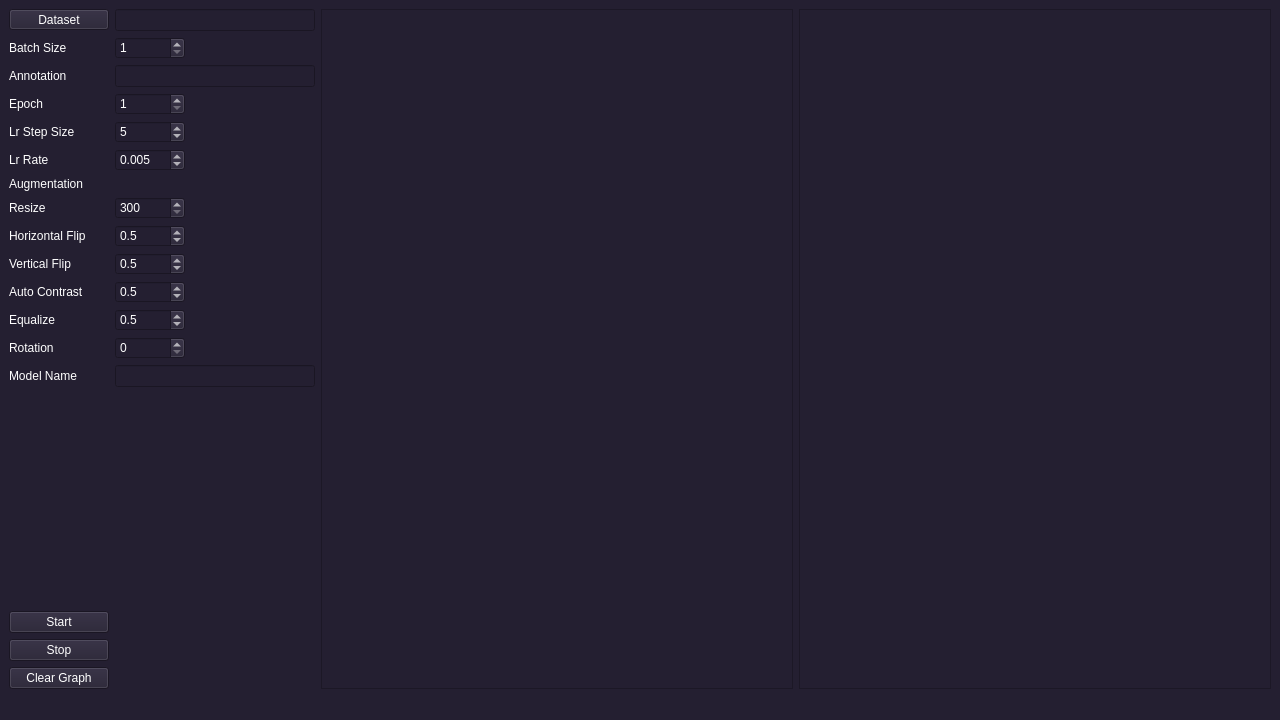
<?xml version="1.0" encoding="UTF-8"?>
<ui version="4.0">
 <class>LearningWindow</class>
 <widget class="QMainWindow" name="LearningWindow">
  <property name="geometry">
   <rect>
    <x>0</x>
    <y>0</y>
    <width>1280</width>
    <height>720</height>
   </rect>
  </property>
  <property name="minimumSize">
   <size>
    <width>1280</width>
    <height>720</height>
   </size>
  </property>
  <property name="windowTitle">
   <string>R-CNN Learning</string>
  </property>
  <property name="styleSheet">
   <string notr="true">background-color: rgb(36, 31, 49);
color: rgb(255, 255, 255);</string>
  </property>
  <widget class="QWidget" name="centralwidget">
   <layout class="QGridLayout" name="gridLayout_2">
    <item row="0" column="1">
     <widget class="QPlainTextEdit" name="pte_report">
      <property name="styleSheet">
       <string notr="true">color: rgb(143, 240, 164);</string>
      </property>
      <property name="readOnly">
       <bool>true</bool>
      </property>
     </widget>
    </item>
    <item row="0" column="0">
     <layout class="QGridLayout" name="gridLayout">
      <item row="1" column="1">
       <widget class="QSpinBox" name="sb_batch_size">
        <property name="sizePolicy">
         <sizepolicy hsizetype="Fixed" vsizetype="Fixed">
          <horstretch>0</horstretch>
          <verstretch>0</verstretch>
         </sizepolicy>
        </property>
        <property name="minimumSize">
         <size>
          <width>70</width>
          <height>0</height>
         </size>
        </property>
        <property name="accelerated">
         <bool>true</bool>
        </property>
        <property name="minimum">
         <number>1</number>
        </property>
        <property name="maximum">
         <number>10</number>
        </property>
       </widget>
      </item>
      <item row="1" column="0">
       <widget class="QLabel" name="lbl_batch_size">
        <property name="sizePolicy">
         <sizepolicy hsizetype="Fixed" vsizetype="Preferred">
          <horstretch>0</horstretch>
          <verstretch>0</verstretch>
         </sizepolicy>
        </property>
        <property name="minimumSize">
         <size>
          <width>100</width>
          <height>0</height>
         </size>
        </property>
        <property name="text">
         <string>Batch Size</string>
        </property>
       </widget>
      </item>
      <item row="11" column="1">
       <widget class="QDoubleSpinBox" name="dsb_auto_contr">
        <property name="sizePolicy">
         <sizepolicy hsizetype="Fixed" vsizetype="Fixed">
          <horstretch>0</horstretch>
          <verstretch>0</verstretch>
         </sizepolicy>
        </property>
        <property name="minimumSize">
         <size>
          <width>70</width>
          <height>0</height>
         </size>
        </property>
        <property name="decimals">
         <number>1</number>
        </property>
        <property name="minimum">
         <double>0.100000000000000</double>
        </property>
        <property name="maximum">
         <double>1.000000000000000</double>
        </property>
        <property name="singleStep">
         <double>0.100000000000000</double>
        </property>
        <property name="value">
         <double>0.500000000000000</double>
        </property>
       </widget>
      </item>
      <item row="13" column="0">
       <widget class="QLabel" name="lbl_rotation">
        <property name="text">
         <string>Rotation</string>
        </property>
       </widget>
      </item>
      <item row="3" column="1">
       <widget class="QSpinBox" name="sb_epoch">
        <property name="sizePolicy">
         <sizepolicy hsizetype="Fixed" vsizetype="Fixed">
          <horstretch>0</horstretch>
          <verstretch>0</verstretch>
         </sizepolicy>
        </property>
        <property name="minimumSize">
         <size>
          <width>70</width>
          <height>0</height>
         </size>
        </property>
        <property name="accelerated">
         <bool>true</bool>
        </property>
        <property name="minimum">
         <number>1</number>
        </property>
        <property name="maximum">
         <number>200</number>
        </property>
       </widget>
      </item>
      <item row="12" column="1">
       <widget class="QDoubleSpinBox" name="dsb_equalize">
        <property name="sizePolicy">
         <sizepolicy hsizetype="Fixed" vsizetype="Fixed">
          <horstretch>0</horstretch>
          <verstretch>0</verstretch>
         </sizepolicy>
        </property>
        <property name="minimumSize">
         <size>
          <width>70</width>
          <height>0</height>
         </size>
        </property>
        <property name="decimals">
         <number>1</number>
        </property>
        <property name="minimum">
         <double>0.100000000000000</double>
        </property>
        <property name="maximum">
         <double>1.000000000000000</double>
        </property>
        <property name="singleStep">
         <double>0.100000000000000</double>
        </property>
        <property name="value">
         <double>0.500000000000000</double>
        </property>
       </widget>
      </item>
      <item row="12" column="0">
       <widget class="QLabel" name="lbl_equalize">
        <property name="text">
         <string>Equalize</string>
        </property>
       </widget>
      </item>
      <item row="18" column="0">
       <widget class="QPushButton" name="btn_clear">
        <property name="cursor">
         <cursorShape>PointingHandCursor</cursorShape>
        </property>
        <property name="text">
         <string>Clear Graph</string>
        </property>
       </widget>
      </item>
      <item row="2" column="0">
       <widget class="QLabel" name="lbl_annotation">
        <property name="sizePolicy">
         <sizepolicy hsizetype="Fixed" vsizetype="Preferred">
          <horstretch>0</horstretch>
          <verstretch>0</verstretch>
         </sizepolicy>
        </property>
        <property name="minimumSize">
         <size>
          <width>100</width>
          <height>0</height>
         </size>
        </property>
        <property name="text">
         <string>Annotation</string>
        </property>
       </widget>
      </item>
      <item row="16" column="0">
       <widget class="QPushButton" name="btn_start">
        <property name="cursor">
         <cursorShape>PointingHandCursor</cursorShape>
        </property>
        <property name="text">
         <string>Start</string>
        </property>
       </widget>
      </item>
      <item row="4" column="0">
       <widget class="QLabel" name="lbl_lr_step_size">
        <property name="sizePolicy">
         <sizepolicy hsizetype="Fixed" vsizetype="Preferred">
          <horstretch>0</horstretch>
          <verstretch>0</verstretch>
         </sizepolicy>
        </property>
        <property name="minimumSize">
         <size>
          <width>100</width>
          <height>0</height>
         </size>
        </property>
        <property name="text">
         <string>Lr Step Size</string>
        </property>
       </widget>
      </item>
      <item row="9" column="1">
       <widget class="QDoubleSpinBox" name="dsb_hor_flip">
        <property name="sizePolicy">
         <sizepolicy hsizetype="Fixed" vsizetype="Fixed">
          <horstretch>0</horstretch>
          <verstretch>0</verstretch>
         </sizepolicy>
        </property>
        <property name="minimumSize">
         <size>
          <width>70</width>
          <height>0</height>
         </size>
        </property>
        <property name="decimals">
         <number>1</number>
        </property>
        <property name="minimum">
         <double>0.100000000000000</double>
        </property>
        <property name="maximum">
         <double>1.000000000000000</double>
        </property>
        <property name="singleStep">
         <double>0.100000000000000</double>
        </property>
        <property name="value">
         <double>0.500000000000000</double>
        </property>
       </widget>
      </item>
      <item row="8" column="0">
       <widget class="QLabel" name="lbl_resize">
        <property name="text">
         <string>Resize</string>
        </property>
       </widget>
      </item>
      <item row="10" column="1">
       <widget class="QDoubleSpinBox" name="dsb_vert_flip">
        <property name="sizePolicy">
         <sizepolicy hsizetype="Fixed" vsizetype="Fixed">
          <horstretch>0</horstretch>
          <verstretch>0</verstretch>
         </sizepolicy>
        </property>
        <property name="minimumSize">
         <size>
          <width>70</width>
          <height>0</height>
         </size>
        </property>
        <property name="decimals">
         <number>1</number>
        </property>
        <property name="minimum">
         <double>0.100000000000000</double>
        </property>
        <property name="maximum">
         <double>1.000000000000000</double>
        </property>
        <property name="singleStep">
         <double>0.100000000000000</double>
        </property>
        <property name="value">
         <double>0.500000000000000</double>
        </property>
       </widget>
      </item>
      <item row="14" column="0">
       <widget class="QLabel" name="lbl_model_name">
        <property name="sizePolicy">
         <sizepolicy hsizetype="Fixed" vsizetype="Preferred">
          <horstretch>0</horstretch>
          <verstretch>0</verstretch>
         </sizepolicy>
        </property>
        <property name="minimumSize">
         <size>
          <width>100</width>
          <height>0</height>
         </size>
        </property>
        <property name="text">
         <string>Model Name</string>
        </property>
       </widget>
      </item>
      <item row="0" column="0">
       <widget class="QToolButton" name="tbtn_dataset">
        <property name="sizePolicy">
         <sizepolicy hsizetype="Fixed" vsizetype="Fixed">
          <horstretch>0</horstretch>
          <verstretch>0</verstretch>
         </sizepolicy>
        </property>
        <property name="minimumSize">
         <size>
          <width>100</width>
          <height>0</height>
         </size>
        </property>
        <property name="cursor">
         <cursorShape>PointingHandCursor</cursorShape>
        </property>
        <property name="text">
         <string>Dataset</string>
        </property>
       </widget>
      </item>
      <item row="4" column="1">
       <widget class="QSpinBox" name="sb_lr_step_size">
        <property name="sizePolicy">
         <sizepolicy hsizetype="Fixed" vsizetype="Fixed">
          <horstretch>0</horstretch>
          <verstretch>0</verstretch>
         </sizepolicy>
        </property>
        <property name="minimumSize">
         <size>
          <width>70</width>
          <height>0</height>
         </size>
        </property>
        <property name="accelerated">
         <bool>true</bool>
        </property>
        <property name="minimum">
         <number>1</number>
        </property>
        <property name="maximum">
         <number>10</number>
        </property>
        <property name="value">
         <number>5</number>
        </property>
       </widget>
      </item>
      <item row="5" column="0">
       <widget class="QLabel" name="lbl_lr_rate">
        <property name="sizePolicy">
         <sizepolicy hsizetype="Fixed" vsizetype="Preferred">
          <horstretch>0</horstretch>
          <verstretch>0</verstretch>
         </sizepolicy>
        </property>
        <property name="minimumSize">
         <size>
          <width>100</width>
          <height>0</height>
         </size>
        </property>
        <property name="text">
         <string>Lr Rate</string>
        </property>
       </widget>
      </item>
      <item row="2" column="1">
       <widget class="QLineEdit" name="le_annotation">
        <property name="sizePolicy">
         <sizepolicy hsizetype="Preferred" vsizetype="Fixed">
          <horstretch>0</horstretch>
          <verstretch>0</verstretch>
         </sizepolicy>
        </property>
        <property name="minimumSize">
         <size>
          <width>200</width>
          <height>0</height>
         </size>
        </property>
       </widget>
      </item>
      <item row="15" column="1">
       <spacer name="verticalSpacer">
        <property name="orientation">
         <enum>Qt::Orientation::Vertical</enum>
        </property>
        <property name="sizeHint" stdset="0">
         <size>
          <width>20</width>
          <height>40</height>
         </size>
        </property>
       </spacer>
      </item>
      <item row="13" column="1">
       <widget class="QSpinBox" name="sb_rotation">
        <property name="sizePolicy">
         <sizepolicy hsizetype="Fixed" vsizetype="Fixed">
          <horstretch>0</horstretch>
          <verstretch>0</verstretch>
         </sizepolicy>
        </property>
        <property name="minimumSize">
         <size>
          <width>70</width>
          <height>0</height>
         </size>
        </property>
        <property name="minimum">
         <number>0</number>
        </property>
        <property name="maximum">
         <number>180</number>
        </property>
       </widget>
      </item>
      <item row="10" column="0">
       <widget class="QLabel" name="lbl_vert_flip">
        <property name="text">
         <string>Vertical Flip</string>
        </property>
       </widget>
      </item>
      <item row="17" column="0">
       <widget class="QPushButton" name="btn_stop">
        <property name="cursor">
         <cursorShape>PointingHandCursor</cursorShape>
        </property>
        <property name="text">
         <string>Stop</string>
        </property>
       </widget>
      </item>
      <item row="3" column="0">
       <widget class="QLabel" name="lbl_epoch">
        <property name="sizePolicy">
         <sizepolicy hsizetype="Fixed" vsizetype="Preferred">
          <horstretch>0</horstretch>
          <verstretch>0</verstretch>
         </sizepolicy>
        </property>
        <property name="minimumSize">
         <size>
          <width>100</width>
          <height>0</height>
         </size>
        </property>
        <property name="text">
         <string>Epoch</string>
        </property>
       </widget>
      </item>
      <item row="5" column="1">
       <widget class="QDoubleSpinBox" name="dsb_lr_rate">
        <property name="sizePolicy">
         <sizepolicy hsizetype="Fixed" vsizetype="Fixed">
          <horstretch>0</horstretch>
          <verstretch>0</verstretch>
         </sizepolicy>
        </property>
        <property name="minimumSize">
         <size>
          <width>70</width>
          <height>0</height>
         </size>
        </property>
        <property name="accelerated">
         <bool>true</bool>
        </property>
        <property name="decimals">
         <number>3</number>
        </property>
        <property name="minimum">
         <double>0.001000000000000</double>
        </property>
        <property name="maximum">
         <double>1.000000000000000</double>
        </property>
        <property name="singleStep">
         <double>0.001000000000000</double>
        </property>
        <property name="value">
         <double>0.005000000000000</double>
        </property>
       </widget>
      </item>
      <item row="11" column="0">
       <widget class="QLabel" name="lbl_auto_contr">
        <property name="text">
         <string>Auto Contrast</string>
        </property>
       </widget>
      </item>
      <item row="0" column="1">
       <widget class="QLineEdit" name="le_dataset">
        <property name="sizePolicy">
         <sizepolicy hsizetype="Preferred" vsizetype="Fixed">
          <horstretch>0</horstretch>
          <verstretch>0</verstretch>
         </sizepolicy>
        </property>
        <property name="minimumSize">
         <size>
          <width>200</width>
          <height>0</height>
         </size>
        </property>
        <property name="readOnly">
         <bool>true</bool>
        </property>
       </widget>
      </item>
      <item row="8" column="1">
       <widget class="QSpinBox" name="sb_resize">
        <property name="sizePolicy">
         <sizepolicy hsizetype="Fixed" vsizetype="Fixed">
          <horstretch>0</horstretch>
          <verstretch>0</verstretch>
         </sizepolicy>
        </property>
        <property name="minimumSize">
         <size>
          <width>70</width>
          <height>0</height>
         </size>
        </property>
        <property name="minimum">
         <number>300</number>
        </property>
        <property name="maximum">
         <number>900</number>
        </property>
       </widget>
      </item>
      <item row="9" column="0">
       <widget class="QLabel" name="lbl_hor_flip">
        <property name="text">
         <string>Horizontal Flip</string>
        </property>
       </widget>
      </item>
      <item row="14" column="1">
       <widget class="QLineEdit" name="le_model_name">
        <property name="sizePolicy">
         <sizepolicy hsizetype="Preferred" vsizetype="Fixed">
          <horstretch>0</horstretch>
          <verstretch>0</verstretch>
         </sizepolicy>
        </property>
        <property name="minimumSize">
         <size>
          <width>200</width>
          <height>0</height>
         </size>
        </property>
       </widget>
      </item>
      <item row="6" column="0">
       <widget class="QLabel" name="label_7">
        <property name="text">
         <string>Augmentation</string>
        </property>
       </widget>
      </item>
     </layout>
    </item>
    <item row="0" column="2">
     <widget class="PlotWidget" name="graphicsView"/>
    </item>
   </layout>
  </widget>
  <widget class="QMenuBar" name="menubar">
   <property name="geometry">
    <rect>
     <x>0</x>
     <y>0</y>
     <width>1280</width>
     <height>23</height>
    </rect>
   </property>
  </widget>
  <widget class="QStatusBar" name="statusbar"/>
 </widget>
 <customwidgets>
  <customwidget>
   <class>PlotWidget</class>
   <extends>QGraphicsView</extends>
   <header>pyqtgraph</header>
  </customwidget>
 </customwidgets>
 <tabstops>
  <tabstop>tbtn_dataset</tabstop>
  <tabstop>le_dataset</tabstop>
  <tabstop>sb_batch_size</tabstop>
  <tabstop>le_annotation</tabstop>
  <tabstop>sb_epoch</tabstop>
  <tabstop>sb_lr_step_size</tabstop>
  <tabstop>dsb_lr_rate</tabstop>
  <tabstop>sb_resize</tabstop>
  <tabstop>dsb_hor_flip</tabstop>
  <tabstop>dsb_vert_flip</tabstop>
  <tabstop>dsb_auto_contr</tabstop>
  <tabstop>dsb_equalize</tabstop>
  <tabstop>sb_rotation</tabstop>
  <tabstop>le_model_name</tabstop>
  <tabstop>btn_start</tabstop>
  <tabstop>btn_stop</tabstop>
  <tabstop>btn_clear</tabstop>
  <tabstop>pte_report</tabstop>
  <tabstop>graphicsView</tabstop>
 </tabstops>
 <resources/>
 <connections/>
</ui>
